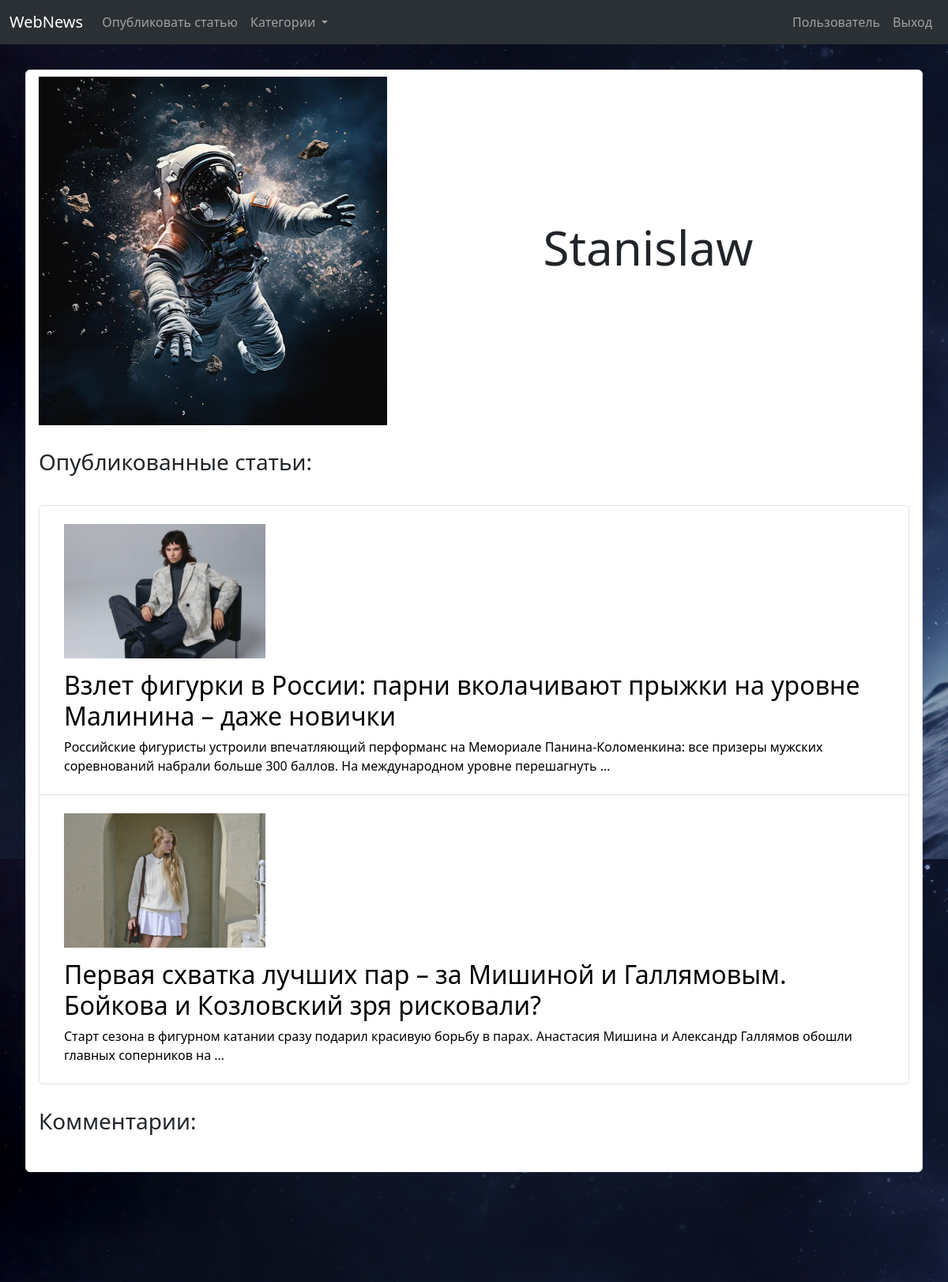
/user_page (signed in, upper part), run on an earlier commit of the app's database.
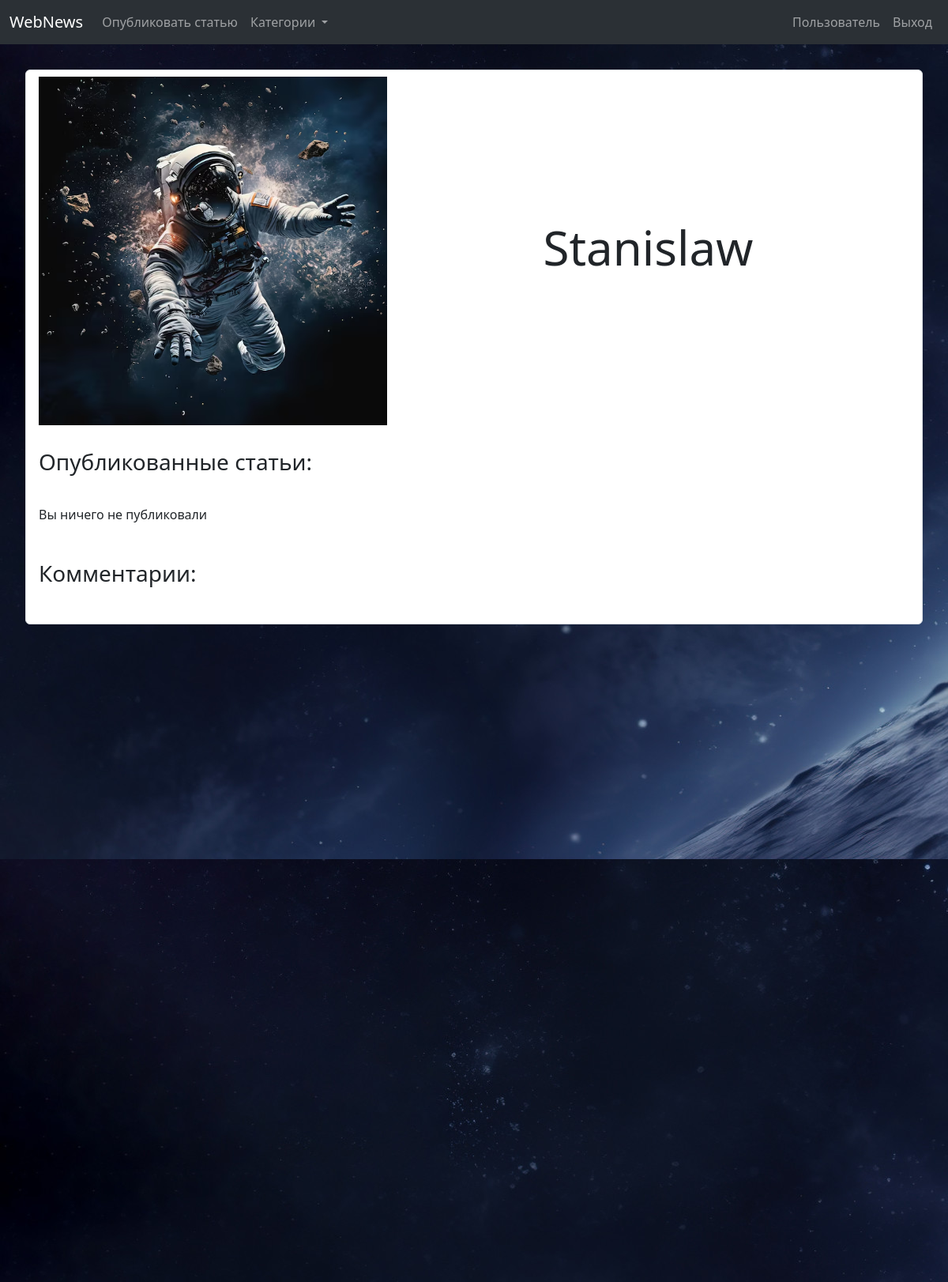
And on a later commit of the database.
### articles/models.py (models this page shows, shortened)
class Articles(models.Model):
    author = models.ForeignKey(User, on_delete=models.CASCADE, blank=True, null=True)
    title = models.CharField(max_length=250)
    text = models.TextField(blank=False)
    category = models.ForeignKey('Categories', on_delete=models.CASCADE)
    tags = models.ManyToManyField('Tags', blank=True)
    image = models.ImageField(upload_to='articles/%Y%m%d/', blank=True)
    date = models.DateField(auto_now_add=True)
    rating = models.IntegerField(default=0, blank=True)
    def get_absolute_url(self):
        return reverse('article', kwargs={'art_pk': self.pk})

### articles/views.py (the view)
# urls.py: path('user_page', views.user_page, name='user_page'),
def user_page(request):
    articles = Articles.objects.filter(author=request.user)
    user = User.objects.get(username=request.user.username)
    comments = Comments.objects.filter(author=user)
    context = {'articles': articles, 'user': user, 'comments': comments}
    return render(request, 'articles/user_page.html', context=context)

### articles/templates/articles/user_page.html (shortened to what this page needs)
{% extends 'articles/base.html' %}
{% load static %}
{% block body %}
<div class="article-page">
        <ul class="list-group">
            <li class="list-group-item">
                <div class="user-page-block-for-image-and-title">
                    <div class="block-for-image">
                        {% if user.image %}
                        <img src="{{ user.image.url }}" alt="">
                        {% else %}
                        <img src="{% static 'articles/images/astronaut.avif' %}" alt="avatar">
                        {% endif %}
                    </div>
                    <div class="block-for-title"><h1 class="user-page-title">{{ user.username }}</h1></div>
                </div>
                <h3 class="title-articles">Опубликованные статьи: </h3>
                {% if articles %}
                <ul class="list-group">
                    {% for article in articles %}
                    <li class="list-group-item">
                        <a href="{{ article.get_absolute_url }}">
                            {% if article.image %}
                            <div class="list-group-item-image"><img src="{{ article.image.url }}" alt="image"></div>
                            {% endif %}
                            <div class="list-group-item-description">
                                <h2>{{ article.title }}</h2>
                                <p>{{ article.text|truncatewords:20 }}</p>
                            </div>
                        </a>
                    </li>
                    {% endfor %}
                  </ul>
                {% else %}
                    <p>Вы ничего не публиковали</p>
                {% endif %}
                <h3 class="title-comments">Комментарии: </h3>
            </li>
          </ul>
</div>
{% endblock %}

What changed in the data, as far as the page shows it:
no longer on this page (row edited): Articles: image (picture), title "Взлет фигурки в России: парни вколачивают прыжки на уровне Малинина – даже новички", text "Российские фигуристы устроили впечатляющий перформанс на Мемориале Панина-Коломенкина: все призеры мужских соревнований набрали больше 300 баллов. На международном уровне перешагнуть …"
no longer on this page (row edited): Articles: image (picture), title "Первая схватка лучших пар – за Мишиной и Галлямовым. Бойкова и Козловский зря рисковали?", text "Старт сезона в фигурном катании сразу подарил красивую борьбу в парах. Анастасия Мишина и Александр Галлямов обошли главных соперников на …"
Also different on the page:
text now shown: "Вы ничего не публиковали"
